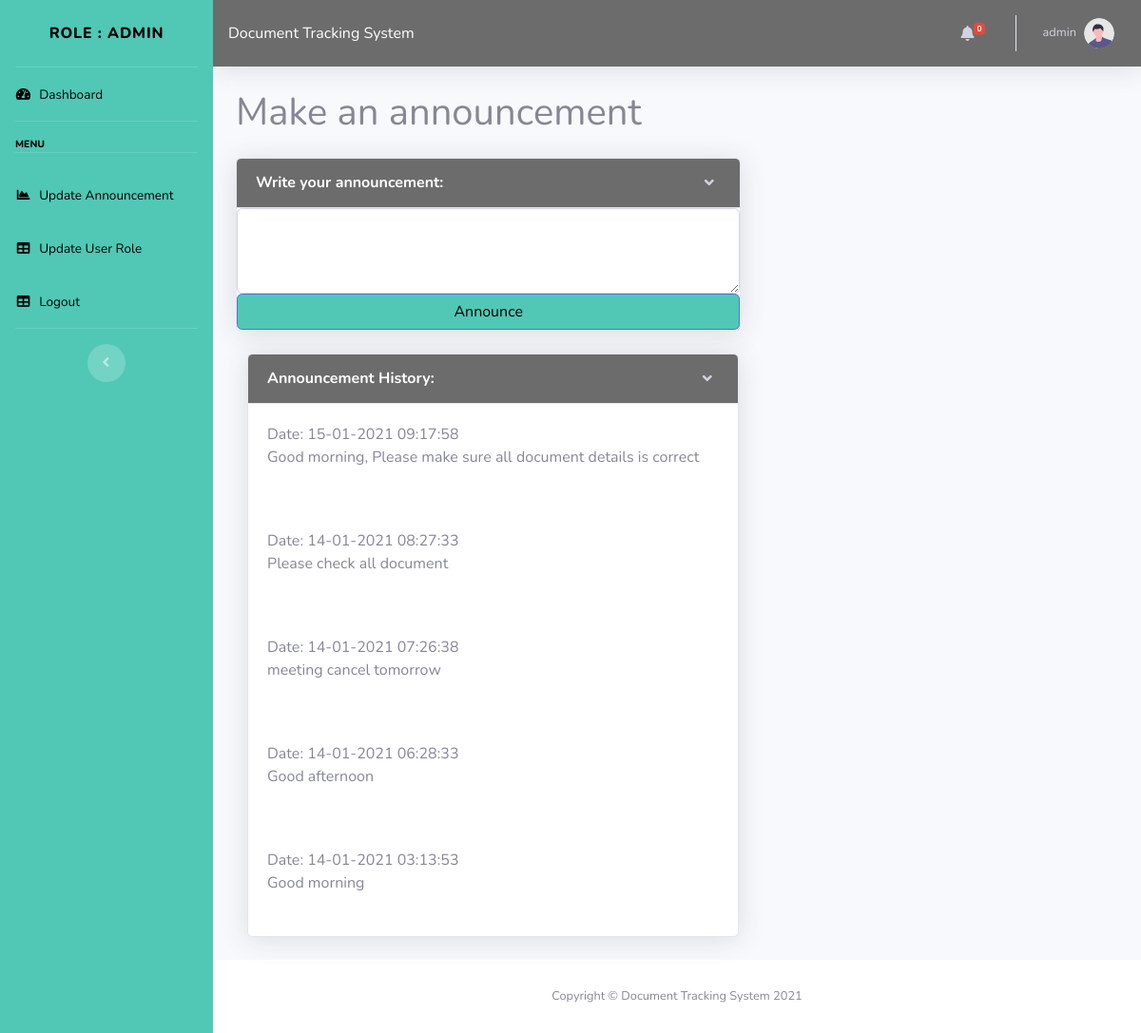
The page /user/admin/announcement.php (signed in) on the database its author committed.
### tables this page shows
CREATE TABLE `announcement` (
  `id` int(11) NOT NULL,
  `message` mediumtext NOT NULL,
  `date` timestamp NOT NULL DEFAULT current_timestamp()
);

### user/admin/announcement.php (the view, shortened to what this page needs)
<?php
    include 'settings.php';
?>
<!DOCTYPE html>
<html lang="en">
<head>
    <link href="vendor/fontawesome-free/css/all.min.css" rel="stylesheet" type="text/css">
    <link href="css/sb-admin-2.min.css" rel="stylesheet">
</head>
<body id="page-top">
    <div id="wrapper">
         <ul class="navbar-nav bg-gradient-primary sidebar sidebar-dark accordion uia" id="accordionSidebar">
            <a class="sidebar-brand d-flex align-items-center justify-content-center" href="index.php">
                <div class="sidebar-brand-text mx-3 uia">Role : <?php $ufunc->UserRole();?></div>
            </a>
            <li class="nav-item uia">
                <a class="nav-link" href="index.php">
                    <i class="fas fa-fw fa-tachometer-alt" style="color:black"></i>
                    <span style="color:black" >Dashboard</span></a>
            </li>
            <hr class="sidebar-divider">
            <div class="sidebar-heading" style="color:black">
                Menu
            </div>
            <hr class="sidebar-divider">
            <li class="nav-item">
                <a class="nav-link" href="announcement.php">
                    <i class="fas fa-fw fa-chart-area" style="color:black"></i>
                    <span style="color:black">Update Announcement</span></a>
            </li>
            <li class="nav-item">
                <a class="nav-link" href="update_user_form.php">
                    <i class="fas fa-fw fa-table" style="color:black"></i>
                    <span style="color:black">Update User Role</span></a>
            </li>
            <li class="nav-item">
                <a class="nav-link" href="../../includes/logout.php">
                    <i class="fas fa-fw fa-table" style="color:black"></i>
                    <span style="color:black">Logout</span></a>
            </li>
            <hr class="sidebar-divider d-none d-md-block">
            <div class="text-center d-none d-md-inline">
                <button class="rounded-circle border-0" id="sidebarToggle"></button>
            </div>
        </ul>
        <div id="content-wrapper" class="d-flex flex-column">
            <div id="content">
                <nav class="navbar navbar-expand navbar-light black topbar mb-4 static-top shadow">
                    <div>
                      Document Tracking System
                    </div>
                    <ul class="navbar-nav ml-auto black">
                        <li class="nav-item dropdown no-arrow mx-1">
                            <a class="nav-link dropdown-toggle" href="#" id="alertsDropdown" role="button"
                                data-toggle="dropdown" aria-haspopup="true" aria-expanded="false">
                                <i class="fas fa-bell fa-fw"></i>
                                <span class="badge badge-danger badge-counter"><?php echo $_SESSION['current_count']?></span>
                            </a>
                        </li>
                        <li class="nav-item dropdown no-arrow">
                            <a class="nav-link dropdown-toggle" href="#" id="userDropdown" role="button"
                                data-toggle="dropdown" aria-haspopup="true" aria-expanded="false">
                                <span class="mr-2 d-none d-lg-inline text-white-600 small"><?php echo $_SESSION['name']?></span>
                                <img class="img-profile rounded-circle"
                                    src="img/undraw_profile.svg">
                            </a>
                        </li>
                    </ul>
                </nav>
                <div class="container-fluid">
                    <div class="d-sm-flex align-items-center justify-content-between mb-4">
                        <h1 class="h1 mb-0 text-black-800">Make an announcement</h1>
                    </div>
                    <div class="row">
                        <div class="col-lg-7 ">
                            <div class="card shadow mb-4">
                                <a href="#collapseCardExample" class="d-block card-header py-3 black" data-toggle="collapse"
                                    role="button" aria-expanded="true" aria-controls="collapseCardExample">
                                    <h6 class="m-0 font-weight-bold text-white">Write your announcement:</h6>
                                </a>
                                <form method="post">
                                    <div class="collapse show" id="collapseCardExample">
                                        <textarea class="card-body form-control" contenteditable="true" name="message" autocomplete="off"></textarea>
                                        <button type="submit" class="form-control btn-primary uia" name='announceBtn'>Announce</button>
                                    </div>
                                </form>
                            </div>
                        </div>
                    </div>
                    <div class="col-lg-7">
                        <div class="card shadow mb-4">
                            <a href="#collapseCardExample" class="d-block card-header py-3 black" data-toggle="collapse"
                                role="button" aria-expanded="true" aria-controls="collapseCardExample">
                                <h6 class="m-0 font-weight-bold text-white">Announcement History:</h6>
                            </a>
                            <form action='add_announcement.php' method="post">
                                <div class="collapse show" id="collapseCardExample">
                                     <?php
                                        include "C:\\xampp\htdocs\DTS2\includes\connect.php";
                                        $query = "SELECT * FROM announcement ORDER BY `date` DESC LIMIT 5 ";
                                        $result = mysqli_query($conn,$query);
                                        while ($row = mysqli_fetch_array($result)) {
                                          $date = $row['date'];
                                          $formatted_date = strtotime($date);
                                          echo "<div class='card-body'>" ."Date: ".date("d-m-Y H:i:s", $formatted_date)."<br>".$row['message']. "</div>";
                                          echo "<br>";
                                        }
                                    ?>
                                </div>
                            </form>
                        </div>
                    </div>
                </div>
            </div>
            <footer class="sticky-footer bg-white">
                <div class="container my-auto">
                    <div class="copyright text-center my-auto">
                        <span>Copyright &copy; Document Tracking System 2021</span>
                    </div>
                </div>
            </footer>
        </div>
    </div>
</body>
</html>

### user/admin/announcement.php (style rules this page uses)
.uia { background: #50C8B5; color: black; }
.black { background: #6C6C6C; color: white; }

### rows shown on the page
announcement: date "15-01-2021 09:17:58", message "Good morning, Please make sure all document details is correct"
announcement: date "14-01-2021 08:27:33", message "Please check all document"
announcement: date "14-01-2021 07:26:38", message "meeting cancel tomorrow"
announcement: date "14-01-2021 06:28:33", message "Good afternoon"
announcement: date "14-01-2021 03:13:53", message "Good morning"

### other values the page prints
$userole "ADMIN"
$_SESSION['current_count'] "0"
$_SESSION['name'] "admin"
